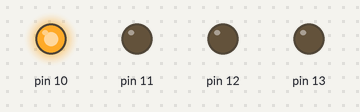
Simulated run of this sketch. Board: Arduino Uno, built with avr-gcc and run on an emulated ATmega328P. On the bench: output pins drawn as LEDs (lit = HIGH).

Above: at 0.2 s.
At 1.2 s:
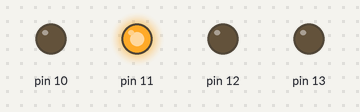
At 2.2 s:
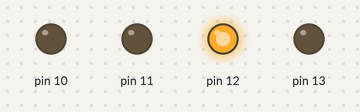
At 3.2 s:
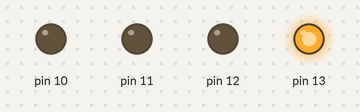
At 4.7 s:
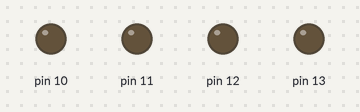
Timing chart, 0 to 5.2 s (numbered marks = the images above):
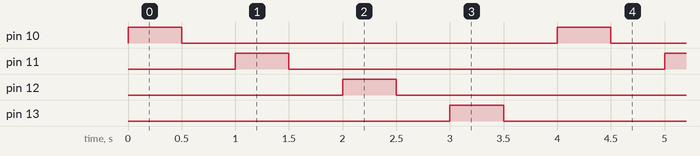

Measured:
- by itself, pin 10–13: alternates HIGH for 0.50 s and LOW for 3.5 s
- by itself, everything shown: repeats every 4.0 s, in 8 steps

The sketch:

led-array-blink.ino
```cpp
void setup() {
  pinMode(10, OUTPUT);
  pinMode(11, OUTPUT);
  pinMode(12, OUTPUT);
  pinMode(13, OUTPUT);
}

void loop() {
  blink(10, 500);
  blink(11, 500);
  blink(12, 500);
  blink(13, 500);
}

int blink(int pin, int timer) {
  digitalWrite(pin, HIGH);
  delay(timer);
  digitalWrite(pin, LOW);
  delay(timer);
  return 0;
}
```
